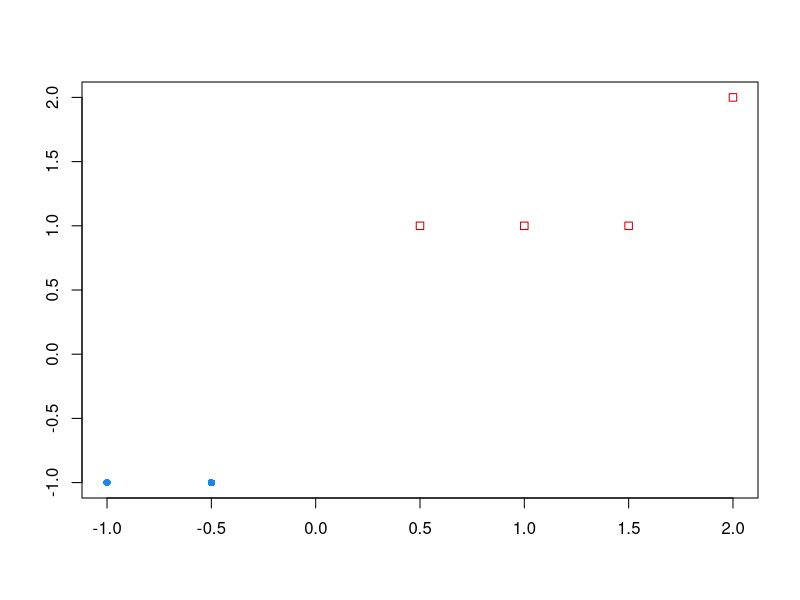
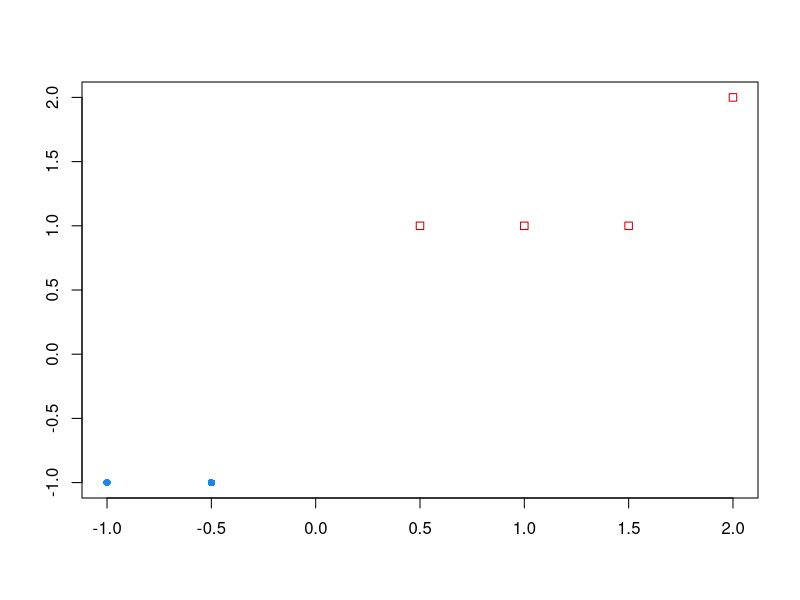
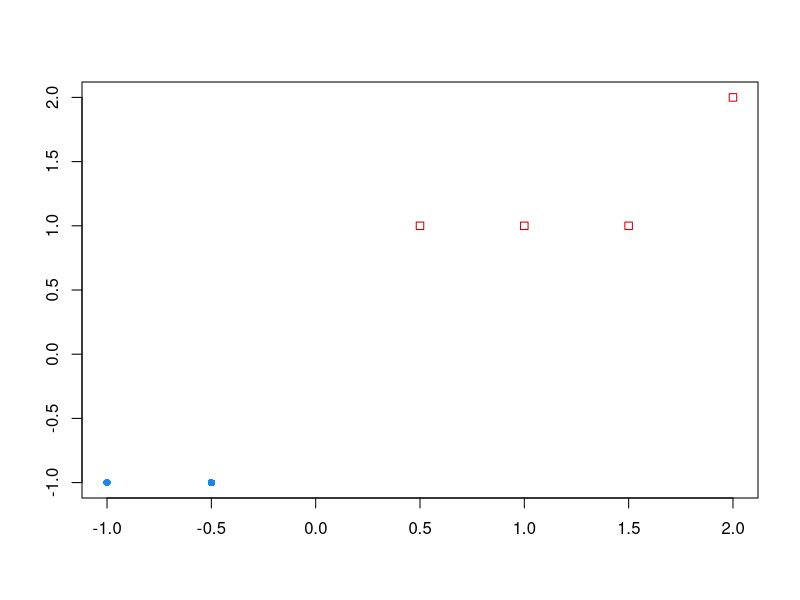
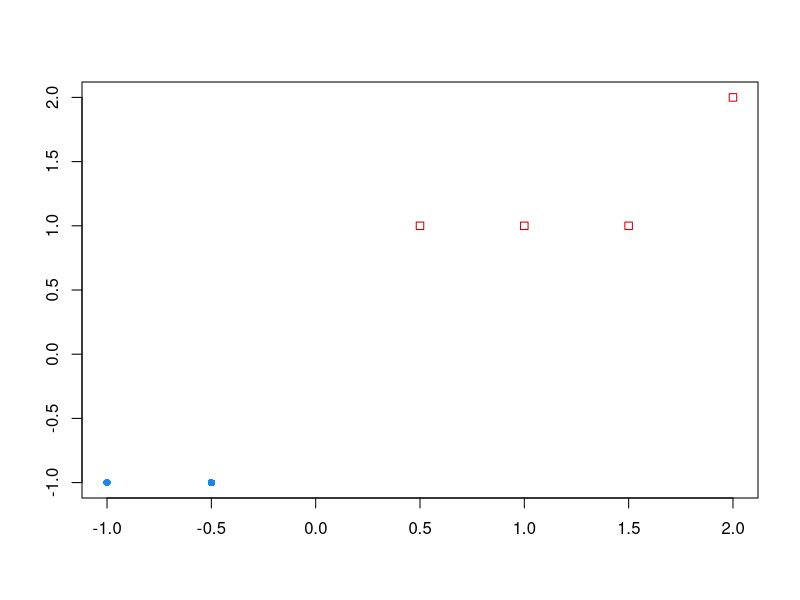
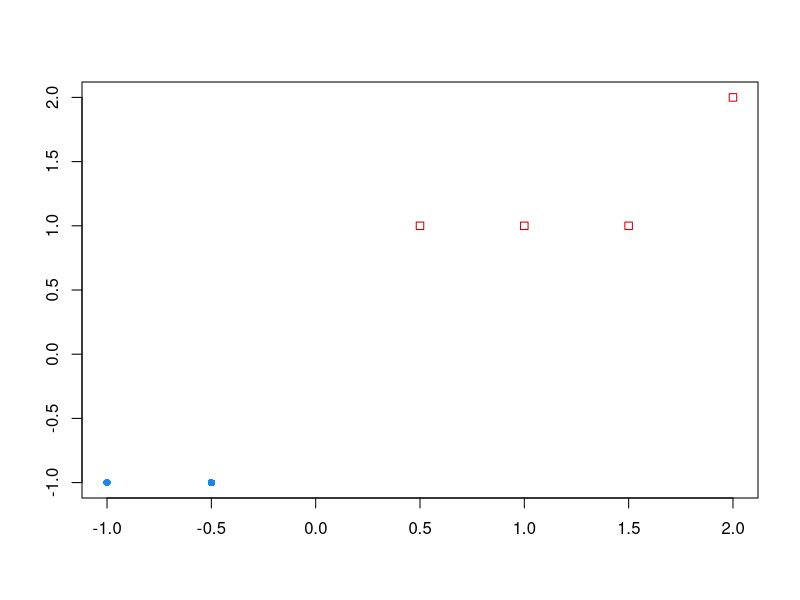
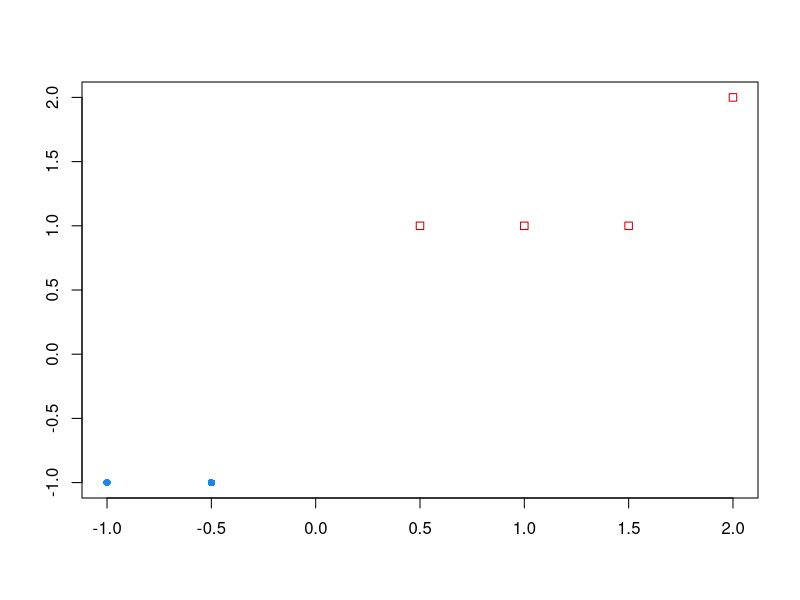
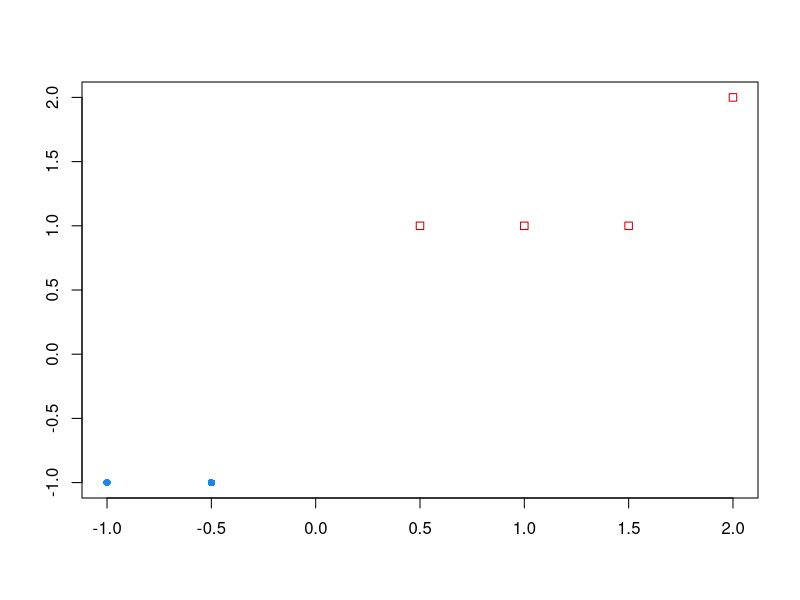
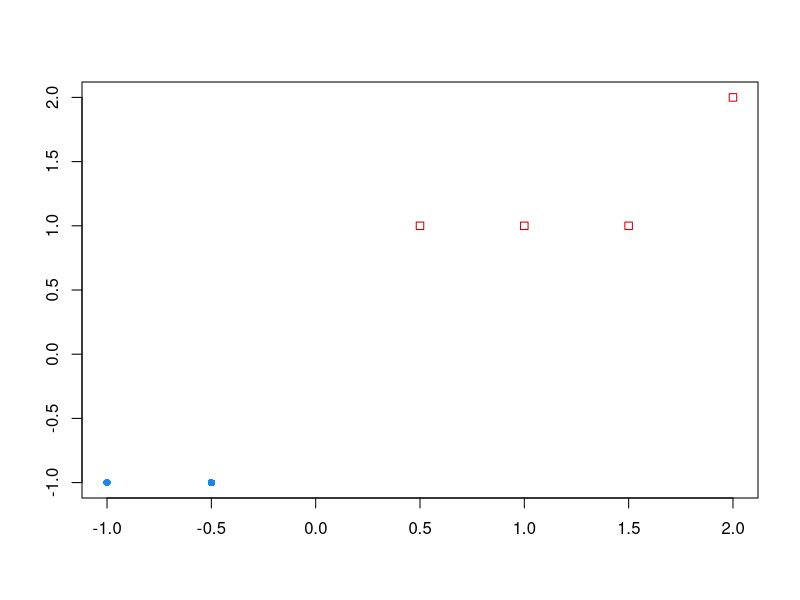

Here is the R script that generated these plots, in order:
.libPaths(c(path.expand("~/R/library"), .libPaths()))
suppressPackageStartupMessages(library(mclust))

data <- matrix(c(-1,-1, -.5,-1, .5,1, 1,1, 1.5,1, 2,2), ncol=2, byrow=TRUE)
cl <- factor(c(1,1,1,2,2,2))
model <- function(mu, obs) list(
  modelName="EEE", n=3L, d=2L, G=1,
  parameters=list(pro=1, mean=matrix(mu, 2, 1),
    variance=list(modelName="EEE", d=2L, G=1, sigma=matrix(c(1,0,0,1),2,2),
                  Sigma=diag(2), cholSigma=diag(2))),
  classification=rep(1, 3), observations=obs)
fit <- list(data=data, class=cl, type="EDDA", n=6L, d=2L,
            prop=c("1"=.5, "2"=.5),
            models=list(model(c(-1,-1),1:3), model(c(1,1),4:6)))
class(fit) <- "MclustDA"
grid <- as.matrix(expand.grid(seq(-2, 2, length.out=25), seq(-2, 2, length.out=25)))
one <- function() {
  pred <- predict(fit, grid)$classification
  png(tempfile(), width=400, height=400)
  plot(fit, what="classification")
  dev.off()
  c(as.numeric(pred), as.numeric(predict(fit, data)$classification))
}
value <- one()
elapsed <- numeric(20)
for (i in seq_len(20)) {
  t0 <- as.numeric(Sys.time()); one()
  elapsed[i] <- as.numeric(Sys.time()) - t0
}
dir.create(file.path("docs", "output"), showWarnings=FALSE, recursive=TRUE)
writeLines(sprintf("%.17g", value), file.path("docs", "output", "plot.MclustDA-r.txt"))
writeLines(sprintf("%.17g", median(elapsed) * 1000), file.path("docs", "output", "plot.MclustDA-r-time.txt"))
